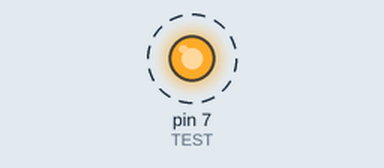
Simulated run of this sketch. Board: Arduino Uno, built with avr-gcc and run on an emulated ATmega328P. Parts: output pins drawn as LEDs (lit = HIGH). Dashed ring = blinking. What the sketch prints to the serial monitor is not drawn.

Above: at 0.2 s.
Timing chart, 0 to 3.0 s (numbered marks = the images above):
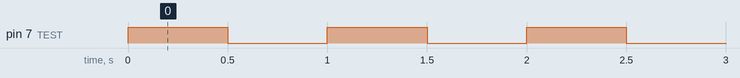

Measured:
- by itself, pin 7 (TEST): alternates HIGH for 0.50 s and LOW for 0.50 s

The sketch:

_7_segment_display.ino
```cpp
/*
Make Projects: How to Drive a 7 Segment LED
 URL: http://makeprojects.com/Project/Drive+a+7-Segment+LED+with+an+Arduino/645/1?singlePage#.ULXtbNNes29
 GitHub: https://github.com/ril3y/Make-Projects/blob/master/_7_segment/_7_segment.pde
 By: Riley Porter
 This is an introduction on how to drive a 7 Segment LED using only a Arduino.  This is
 not the best way to do this.  This is meant to be a learning excercise.  In later tutorials
 I will show you how to use an dedicated IC using SPI or a Shift Register.  Enjoy.


 digitalWrite(A, HIGH) = turn off the "A" segment in the LED display
 digitalWrite(B, LOW)  = turn on the "B" segment in the LED display

 */

const int B = 9;
const int C = 2;
const int E = 4;
const int F = 5;
const int G = 6;
const int TEST=7;

void setup()
{
  //Setup our pins
  pinMode(TEST, OUTPUT);
  Serial.begin(9600);  //Begin serial communcation

}

void loop()
{
  Serial.print("Pinging ");
  Serial.println(TEST);
  digitalWrite(TEST, HIGH);
  delay(500);
  digitalWrite(TEST, LOW);
  delay(500);
}
```
